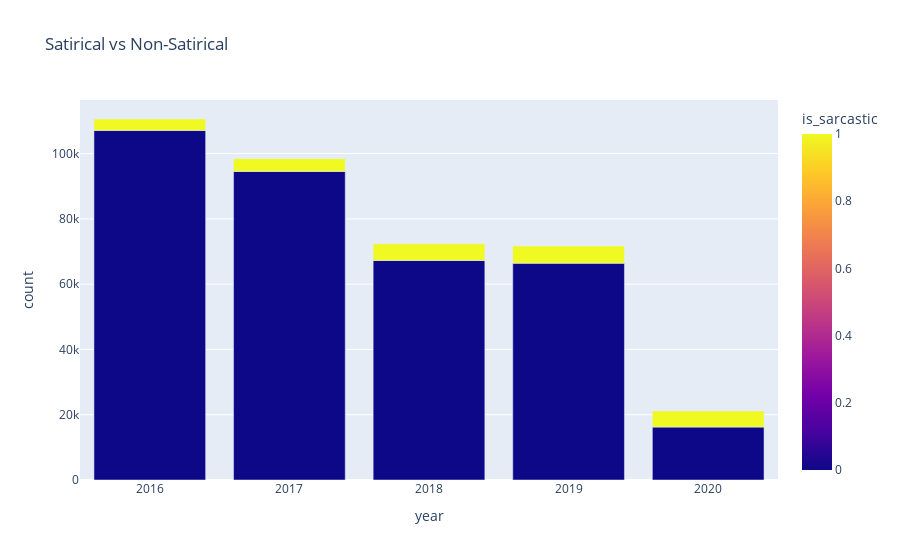

Write notebook code for a chart like this one.
### Code cell
fig = px.bar(sarcastic_year_group, x="year", y="count", color="is_sarcastic", title="Satirical vs Non-Satirical")
fig.show()

### Figure 1 — Plotly figure (JSON) as saved in the notebook; plotly's stock layout.template omitted (floating-point values rounded to 4 significant figures)
{"data": [{"alignmentgroup": "True", "hovertemplate": "year=%{x}<br>count=%{y}<br>is_sarcastic=%{marker.color}<extra></extra>", "legendgroup": "", "marker": {"color": [0, 1, 0, 1, 0, 1, 0, 1, 0, 1], "coloraxis": "coloraxis"}, "name": "", "offsetgroup": "", "orientation": "v", "showlegend": false, "textposition": "auto", "type": "bar", "x": [2016, 2016, 2017, 2017, 2018, 2018, 2019, 2019, 2020, 2020], "xaxis": "x", "y": [107115, 3488, 94532, 3929, 67251, 5105, 66415, 5293, 16205, 4959], "yaxis": "y"}], "layout": {"barmode": "relative", "coloraxis": {"colorbar": {"title": {"text": "is_sarcastic"}}, "colorscale": [[0, "#0d0887"], [0.1111, "#46039f"], [0.2222, "#7201a8"], [0.3333, "#9c179e"], [0.4444, "#bd3786"], [0.5556, "#d8576b"], [0.6667, "#ed7953"], [0.7778, "#fb9f3a"], [0.8889, "#fdca26"], [1, "#f0f921"]]}, "legend": {"tracegroupgap": 0}, "title": {"text": "Satirical vs Non-Satirical"}, "xaxis": {"anchor": "y", "domain": [0, 1], "title": {"text": "year"}}, "yaxis": {"anchor": "x", "domain": [0, 1], "title": {"text": "count"}}}}
